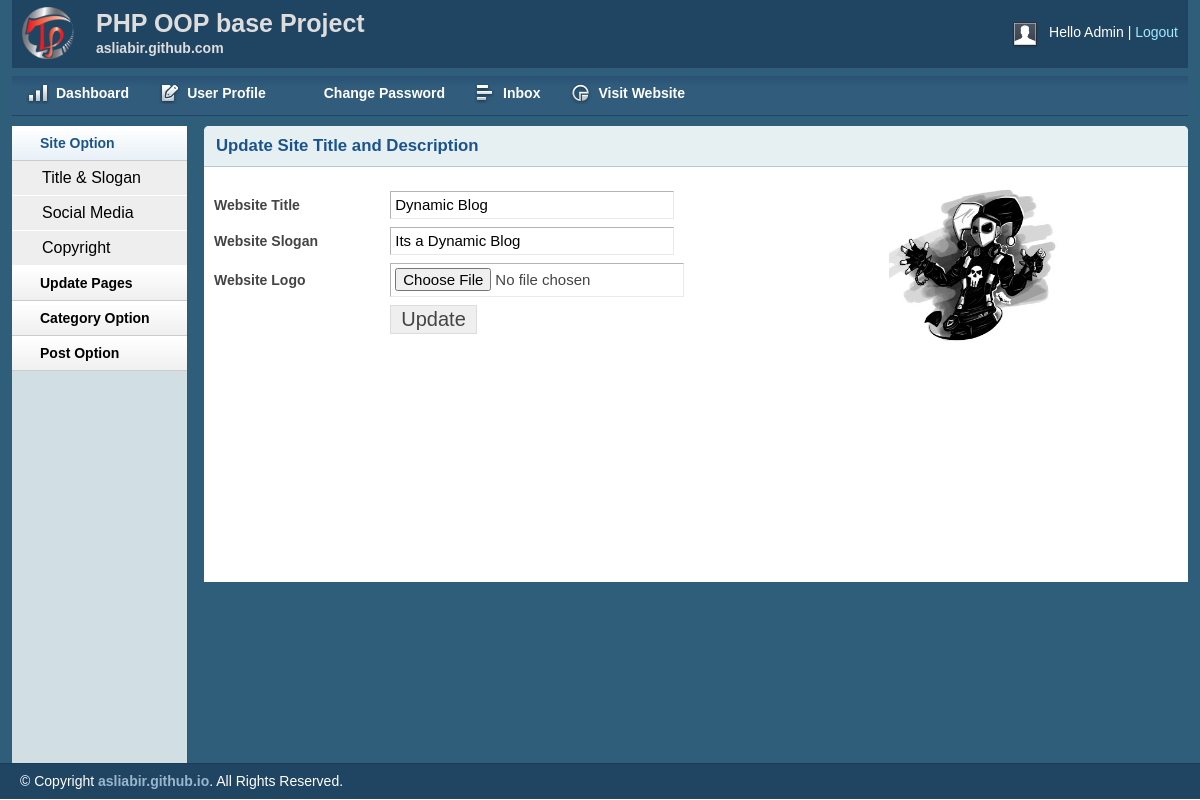
The page /admin/titleslogan.php (signed in) on the database its author committed.
### tables this page shows
CREATE TABLE `tbl_settings` (
  `id` int(11) NOT NULL,
  `title` varchar(255) NOT NULL,
  `slogan` varchar(255) NOT NULL,
  `logo` varchar(255) NOT NULL
);

### lib/Database.php (called while the page is built, shortened)
<?php
Class Database{
	public $host   = DB_HOST;
	public $user   = DB_USER;
	public $pass   = DB_PASS;
	public $dbname = DB_NAME;
	public $link;
	private function connectDB(){
	$this->link = new mysqli($this->host, $this->user, $this->pass, $this->dbname);
 }
	public function select($query){
		$result = $this->link->query($query) or die($this->link->error.__LINE__);
		if($result->num_rows > 0){
			return $result;
		} else {
			return false;
		}
	}
}
?>

### admin/titleslogan.php (the view, shortened to what this page needs)
<?php include "inc/header.php"; ?>
<?php include "inc/sidebar.php"; ?>
<div class="grid_10">
    <div class="box round first grid">
        <h2>Update Site Title and Description</h2>
        <?php
        $query = "SELECT * FROM tbl_settings WHERE id = '1'";
        $blogsettings = $db->select($query);
        if($blogsettings){
            while($result = $blogsettings->fetch_assoc()){
        ?>
        <div class="block sloginblock">
        <div class="leftside">
            <form action="titleslogan.php"  method="post" enctype="multipart/form-data">
                <table class="form">
                    <tr>
                        <td>
                            <label>Website Title</label>
                        </td>
                        <td>
                            <input type="text" value="<?php echo $result['title'];?>"  name="title" class="medium" />
                        </td>
                    </tr>
                    <tr>
                        <td>
                            <label>Website Slogan</label>
                        </td>
                        <td>
                            <input type="text" value="<?php echo $result['slogan'];?>"  name="slogan" class="medium" />
                        </td>
                    </tr>
                    <tr>
                        <td>
                            <label>Website Logo</label>
                        </td>
                        <td>
                            <input type="file" name="logo" />
                        </td>
                    </tr>
                    <tr>
                        <td>
                            </td>
                            <td>
                                <input type="submit" name="submit" Value="Update" />
                            </td>
                        </tr>
                    </table>
                </form>
                </div>
                <div class="rightside"><img src="<?php echo $result['logo'];?>" alt="LOGO"></div>
            </div>
            <?php } } ?>
        </div>
    </div>
    <?php include "inc/footer.php"; ?>

### admin/css/layout.css (style rules this page uses)
body { background: #fff none repeat scroll 0 0; color: #444; font-size: 14px; padding: 0; }
h1, h2, h3, h4, h5, h6 { line-height: 1.2em; margin-bottom: .3em; }
h2 { margin-top: 1em; }
.box { background: #fff; margin-bottom: 20px; padding: 10px 10px 10px 10px; margin-left: -8px; }
.box.grid { padding-bottom: 40px; }
.box.round { -moz-border-radius: 5px 5px 0px 0px; -webkit-border-radius: 5px 5px 0px 0px; border-radius: 5px 5px 0px 0px; }
.box h2 { font-size: 1.2em; font-weight: bold; color: #1B548D; background: #E6F0F3; margin: -10px -10px 0 -10px; padding: 10px 12px; border-bottom: 1px solid #B3CBD6; -moz-border-radius: 5px 5px 0px 0px; -webkit-border-radius: 5px 5px 0px 0px; border-radius: 5px 5px 0px 0px; }
.box.first { min-height: 406px; }
.block { padding-top: 20px; }
table.form { width: 100%; }
table.form td { padding: 4px 0px; }
table.form label { font-weight: bold; }
table.form input, table.form select { font-size: 15px; padding: 4px 4px 5px 4px; border-top: 1px solid #b3b3b3; border-left: 1px solid #b3b3b3; border-right: 1px solid #eaeaea; border-bottom: 1px solid #eaeaea; }
table.form input[type="submit"] { border: 1px solid #ddd; color: #444; cursor: pointer; font-size: 20px; padding: 2px 10px; }
input.medium { width: 55%; }
.block { padding-bottom: 1px; }

### admin/titleslogan.php (style rules this page uses)
.leftside { float: left; width: 70% }
.rightside { float: left; width: 20% }
.rightside img { height: 160px; width: 170px }

### rows shown on the page
tbl_settings: title "Dynamic Blog", slogan "Its a Dynamic Blog", logo (picture)
